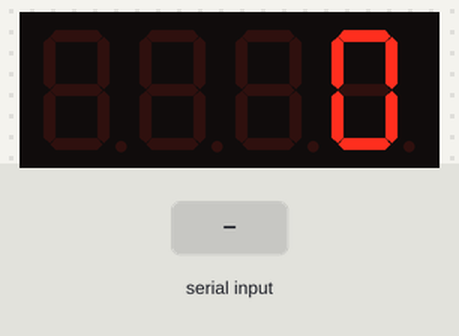
Bench run of a sketch on a simulated Arduino Uno, built with avr-gcc and run on an emulated ATmega328P. Parts: 4-digit seven-segment display. The test bench sets the inputs (shaded band).

Above: at 1.2 s.
1.3 s: byte 30 received over Serial
At 2.3 s:
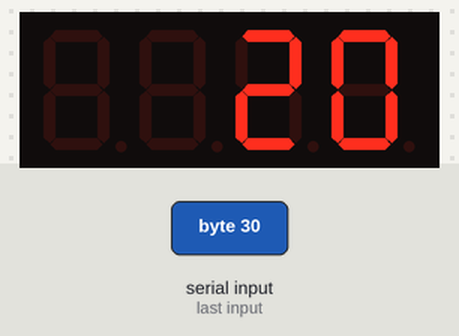
2.8 s: byte 90 received over Serial
At 3.4 s:
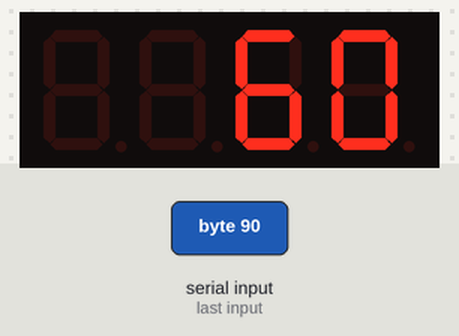
4.3 s: byte 120 received over Serial
Timing chart, 0 to 7.3 s (numbered marks = the images above; inputs shaded):
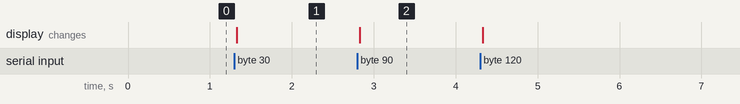

Measured:
- after the input at 1.3 s, the display: changes at once (image 1)
- after the input at 2.8 s, the display: changes at once (image 2)

The sketch:

TLDspeedo.ino
```cpp
// The Long Drive Real World Speedo
// Code by Benjamin Webb (AKA Benny Bones)
// 14/11/20 v1

#include <Arduino.h>
#include <TM1637Display.h>

int incomingByte = 0; // for incoming serial data

// Module connection pins
#define CLK A1
#define DIO A0

// The amount of time (in milliseconds) between speedometer updates
#define READ_DELAY   10

TM1637Display display(CLK, DIO);

void setup() {
  Serial.begin(9600); // opens serial port, sets data rate to 9600 bps
}

void loop() {
  // send data only when you receive data:
  if (Serial.available() > 0) {
    // read the incoming byte:
    incomingByte = Serial.read();
  }

  //Calabration between byte and speed, aprox 2/3, 67%
  int   speedo = incomingByte*0.67;

//display----
  display.setBrightness(0x0f);
  display.showNumberDec(speedo, false); // Expect: ___0
  delay(READ_DELAY);
  }
```
